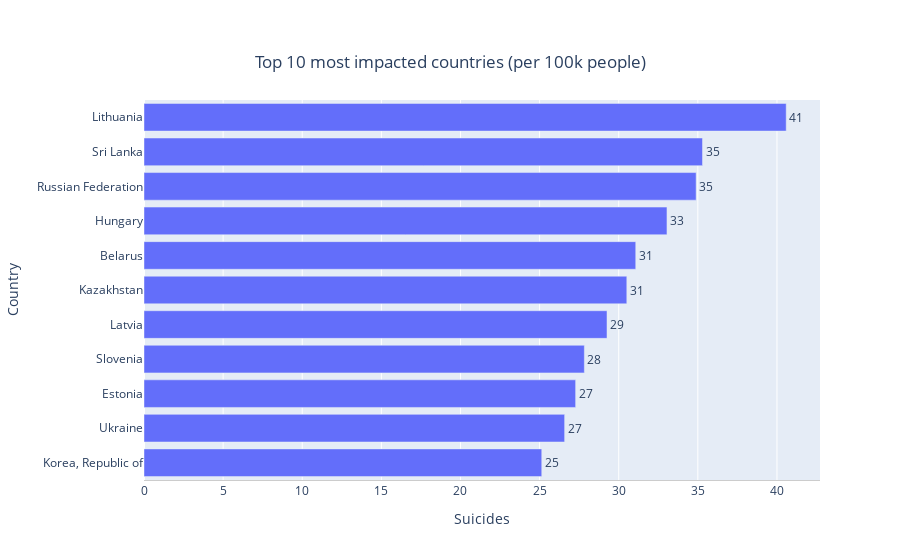

The notebook cell saved with this chart:
### Code cell
fig = go.Figure(go.Bar(
            x=suicides_per_country.values[10::-1],
            y=suicides_per_country.index[10::-1],
            orientation='h',
            text=suicides_per_country.values[10::-1]))
fig.update_layout(
    title=dict(
        text='Top 10 most impacted countries (per 100k people)',
        y=0.9,
        x=0.5,
        xanchor='center',
        yanchor='top'
    ),
    xaxis=dict(
        title='Suicides',
        linecolor='rgb(204, 204, 204)',
    ),
    yaxis=dict(
        title='Country',
    )
)
fig.update_traces(texttemplate='%{text:.2s}', textposition='outside')
fig.update_layout(uniformtext_minsize=8, uniformtext_mode='hide')
fig.show()

### Figure 1 — Plotly figure (JSON) as saved in the notebook; plotly's stock layout.template omitted (floating-point values rounded to 4 significant figures)
{"data": [{"orientation": "h", "text": [25.14, 26.58, 27.28, 27.83, 29.26, 30.51, 31.08, 33.05, 34.89, 35.3, 40.58], "textposition": "outside", "texttemplate": "%{text:.2s}", "type": "bar", "x": [25.14, 26.58, 27.28, 27.83, 29.26, 30.51, 31.08, 33.05, 34.89, 35.3, 40.58], "y": ["Korea, Republic of", "Ukraine", "Estonia", "Slovenia", "Latvia", "Kazakhstan", "Belarus", "Hungary", "Russian Federation", "Sri Lanka", "Lithuania"]}], "layout": {"title": {"text": "Top 10 most impacted countries (per 100k people)", "x": 0.5, "xanchor": "center", "y": 0.9, "yanchor": "top"}, "uniformtext": {"minsize": 8, "mode": "hide"}, "xaxis": {"linecolor": "rgb(204, 204, 204)", "title": {"text": "Suicides"}}, "yaxis": {"title": {"text": "Country"}}}}
